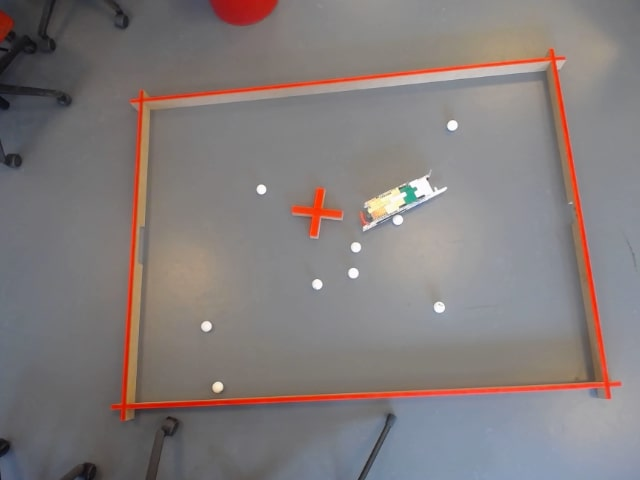
#> input picture src/bane.jpg, 640 x 480 px, given in place of the camera
$ python opencv_webcam.py
#> lines starting #> are read from the running program, lines starting #| are printed output that depends on the picture; after the words box and inside, x2 and y2 are one past the last pixel; in counts of white or black regions, pixels touching at a corner belong together
import cv2
import numpy as np

cap = cv2.VideoCapture(0, cv2.CAP_DSHOW)

lower_red = np.array([0, 0, 200], dtype = "uint8")

upper_red= np.array([100, 100, 255], dtype = "uint8")

lower_white = np.array([200, 200, 200], dtype = "uint8")

upper_white= np.array([255, 255, 255], dtype = "uint8")

while True:

    ret, frame = cap.read()
#> frame is the input picture: shape (480, 640, 3); mean B, G, R 123.4, 123.9, 131.1

    if not ret:
        print("Failed to capture frame from webcam")
        break

    gray = cv2.cvtColor(frame, cv2.COLOR_BGR2GRAY)
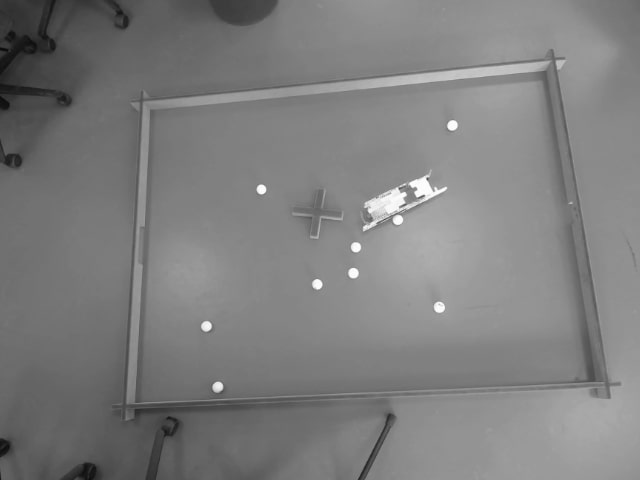
#> gray: shape (480, 640); min 9, max 255, mean 126

    whiteMask = cv2.inRange(frame, lower_white, upper_white)
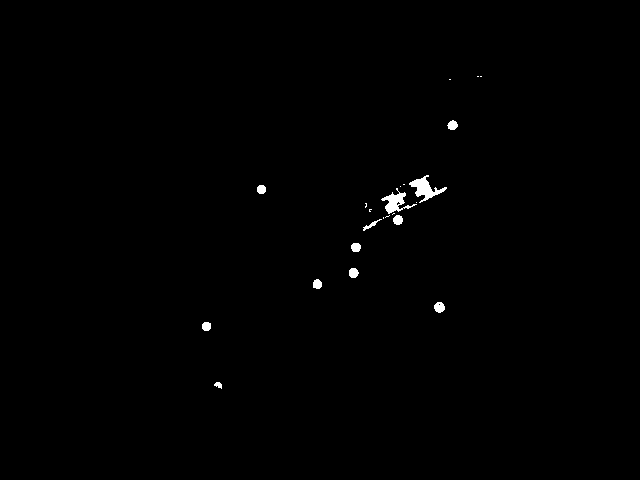
#> whiteMask: shape (480, 640); 0.48% white; 23 white regions (11 under 20 px), largest, box (x1, y1, x2, y2) and area: (409, 175, 447, 203) 392, (381, 188, 417, 214) 332, (434, 302, 445, 313) 92

    redMask = cv2.inRange(frame, lower_red, upper_red)
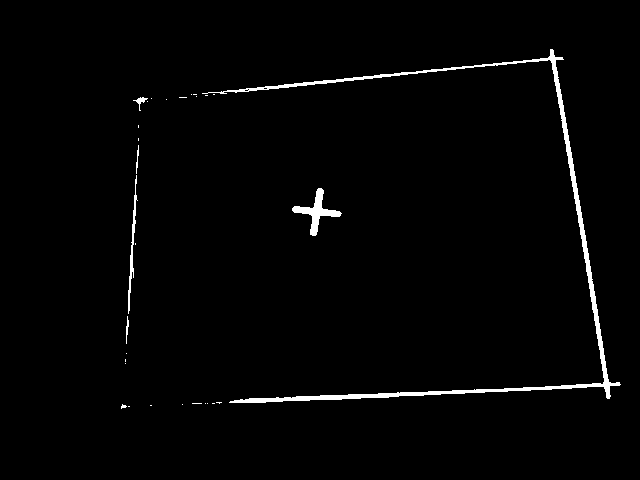
#> redMask: shape (480, 640); 1.7% white; 30 white regions (24 under 20 px), largest, box (x1, y1, x2, y2) and area: (202, 49, 621, 403) 4102, (292, 188, 342, 236) 631, (128, 175, 138, 314) 319, (133, 97, 148, 111) 60, (126, 316, 129, 344) 44, (136, 145, 139, 174) 41

    detected_output_red = cv2.bitwise_and(frame, frame, mask = redMask)
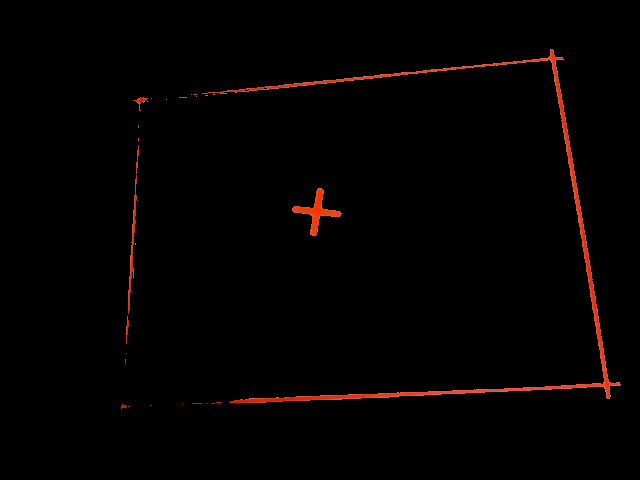
#> detected_output_red: shape (480, 640, 3); mean B, G, R 0.7, 1.2, 3.8

    detected_output_white = cv2.bitwise_and(frame, frame, mask = whiteMask)

    cv2.imshow("red color detection", detected_output_red)

    cv2.imshow("white color detection", detected_output_white)

    '''cv2.imshow("Blur", gray)

    bw = cv2.adaptiveThreshold(gray, 255, cv2.ADAPTIVE_THRESH_GAUSSIAN_C, cv2.THRESH_BINARY, 51, 10)

    cv2.imshow("Bw", bw)

    circles = cv2.HoughCircles(bw, cv2.HOUGH_GRADIENT, 2, 10, param1=50, param2=30, minRadius=5, maxRadius=14)

    print(circles)

    if circles is not None:
        circles = np.round(circles[0, :]).astype("int")
        for circle in circles:

            if circle[2] < 15:

                hsv = cv2.cvtColor(frame, cv2.COLOR_BGR2HSV)

                cv2.imshow("hsv", hsv)

                lowerOrange = np.array([0, 128, 128])
                upperOrange = np.array([255, 200, 255])
                maskOrange = cv2.inRange(hsv, lowerOrange, upperOrange)

                lowerWhite = np.array([0, 0, 220])
                upperWhite = np.array([255, 30, 255])
                maskWhite = cv2.inRange(hsv, lowerWhite, upperWhite)

                mask = cv2.bitwise_or(maskOrange, maskWhite)

                cv2.imshow("White and orange color mask", mask)

                masked = cv2.bitwise_and(frame, frame, mask=mask)

                cv2.imshow("Bitwise mask", masked)

                x, y, r = circle[0], circle[1], circle[2]

                cropped = masked[y - r:y + r, x - r:x + r]
                mean = cv2.mean(cropped)

                if mean[2] > 50:
                    cv2.putText(frame, str(x - r) + " " + str(y - r), (x - r, y - r - 5), cv2.FONT_HERSHEY_SIMPLEX, 0.5, (0, 255, 0))
                    cv2.rectangle(frame, (x - r, y - r), (x + r, y + r), (0, 255, 0), 2)'''

    cv2.imshow("Ping pong detection", frame)

    if cv2.waitKey(1) == ord('q'):
#> (key q is pressed here)
        break

cap.release()
cv2.destroyAllWindows()
